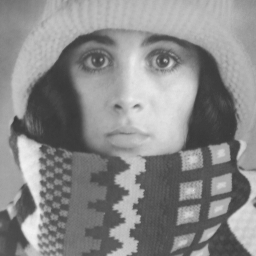
#> input picture SIP/ass1/Images/trui.png, 256 x 256 px, found by its file name
$ python main4.py
#> lines starting #> are read from the running program, lines starting #| are printed output that depends on the picture
### SIP/ass4/code/functions.py
#!/usr/bin/env python3
# -*- coding: utf-8 -*-
"""
Created on Mon Feb 25 08:46:44 2019

@author: luise
"""

"""
###############################################################################
All functions used in the 3rd Assignment:
  Fourier Transformation and Morphology
###############################################################################
"""

#import packages
import os #path
import numpy as np
import matplotlib.pyplot as plt
from scipy.fftpack import fft2, fftshift, ifft2, ifftshift
#import skimage
import matplotlib
from skimage import io
from skimage import color
from matplotlib import cm
import time
import random

"""
### FOURIER TRANSFORMATION ----------------------------------------------------
1) Write the function scale, which implements convolution with an isotropic
Gaussian kernel, parametrized by its standard deviation σ - the scale.
Apply it to trui.png for a range of scales.
"""


## 1) Convolution with an isotropic Gaussian kernel

def scale(img, N, sigma):
  """
  Filters the image with a gaussian filter. Convolution was implemented with
  fourier transformation.
  INPUT:
    - img: gray scaled image
    - N: kernel size of the filter (needs to be odd)
    - sigma: standart derivation
  OUTPUT:
    - img_filter: filtered image
  """

  size = img.shape
  img_filter = np.copy(img)
  #computing the gaussian kernel
  kernel_axis = np.arange(-N//2 +1, N//2 +1)
  xx, yy = np.meshgrid(kernel_axis, kernel_axis)
  kernel = np.exp(-(xx**2 + yy**2) / (2. * sigma**2))
  summe = np.sum(kernel)
  kernel = kernel/summe

  #convolution by convertion into frequency domain
  #fourier transformation
  img_filter_fft = fft2(img_filter)
  kernel_fft = fft2(kernel, size)
  #convolution in fourier domain = multiplication
  img_filter_fft = img_filter_fft*kernel_fft
  #transform it back
  img_filter = ifft2(img_filter_fft)

  return(np.absolute(img_filter))


def derive(img, x_ord, y_ord):                                                    #is the formula for the derivative right?!?!?!?!
  """
  Computes the derivative of an image by transfomring it into th eFourier domain
  INPUT:
    - img: image which needs to be derived
    _ x_ord, y_ord: order of the dirivative in the oriantation of each axis
  OUTPUT:
    - img_derive: derivative of the image

  """
  size = img.shape
  #fourier transformation
  img_fft = fft2(img)
  #computation derivative multiplicator
  x = np.arange(size[1])
  y = np.arange(size[0])
  xx, yy = np.meshgrid(x, y)
  kernel = (2*np.pi*1.j*xx)**x_ord/size[1] * (2*np.pi*1.j*yy)**y_ord/size[0]
  #derivative in fourier domain
  img_fft_derive = img_fft*kernel
  #transform it back
  img_derive = ifft2(img_fft_derive)

  return(np.absolute(img_derive))

### SIP/ass4/code/main4.py
#!/usr/bin/env python3
# -*- coding: utf-8 -*-
"""
Created on Mon Feb 25 08:46:04 2019

@author: luise
"""

"""
###############################################################################
          ASSIGNMENT 4 - Group
###############################################################################
"""

#import other files
import functions as fct

#import packages
import os #path
import numpy as np
import matplotlib.pyplot as plt
from scipy.fftpack import fft, fft2, fftshift, ifft2, ifftshift
#import skimage
import matplotlib
from skimage import io
from skimage import color
from matplotlib import cm
#matplotlib.rcParams['figure.figsize'] = (16,16)
#matplotlib.rcParams['figure.figsize'] = (8, 8)


script_path = os.getcwd().split('\\')[-1]
image_path = script_path +'/images/'

I_trui = np.array(io.imread(image_path + 'trui.png').astype(float))
#> I_trui: shape (256, 256) float64; min 56, max 241, mean 137.7
plt.imshow(I_trui, cmap = cm.gray)
print(I_trui.shape)
#| (256, 256)

### Fourier Transformation

# 1) Convolution with isotropic Gaussian kernel
sigma_arr = [0, 1, 2, 3, 5, 10]
N = 11

fig, ax = plt.subplots(2, 3, figsize=(9,6))
ax = ax.flatten()
for i in range(len(sigma_arr)):
  if i == 0:
    ax[i].imshow(I_trui, cm.gray)
    ax[i].axis('off')
    ax[i].set_title('original image')
  else:
    I_trui_gauss = fct.scale(I_trui, N, sigma_arr[i])
    ax[i].imshow(I_trui_gauss, cm.gray)
    ax[i].axis('off')
    ax[i].set_title('$\sigma$ = %i' %sigma_arr[i])
#> this loop made 6 passes
#> pass 2, `I_trui_gauss = fct.scale(I_trui, N, sigma_arr[i])`:
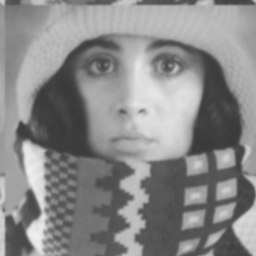
#> I_trui_gauss: shape (256, 256) float64; min 56.97, max 239, mean 137.7

fig.savefig(image_path + '1_gauss_sigma.png')
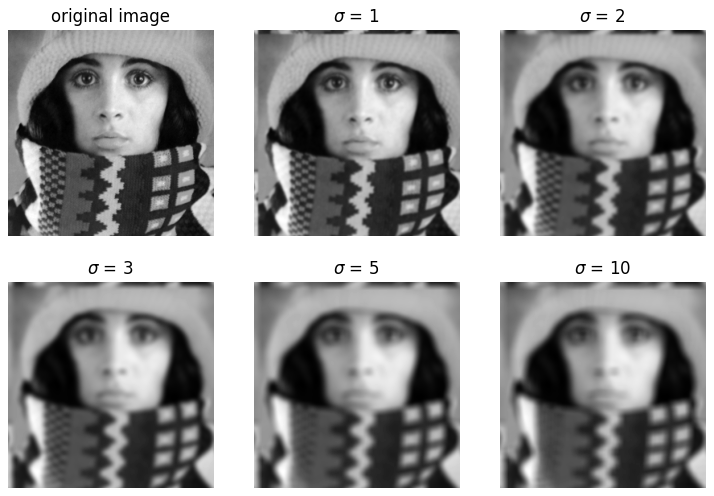
#> figure drawn by matplotlib, 6 panels


# 3) derivative of a image using FFT
I_trui_derive_x = fct.derive(I_trui, 1, 0)
#> in derive, `return(np.absolute(img_derive))`:
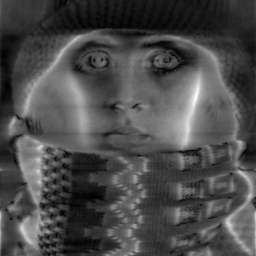
#> returned value: shape (256, 256) float64; min 0.00543, max 2.34, mean 0.698; drawn with min black and max white
I_trui_derive_y = fct.derive(I_trui, 0, 1)
#> call 2 of derive, with x_ord = 0, y_ord = 1
#> in derive (call 2), `return(np.absolute(img_derive))`:
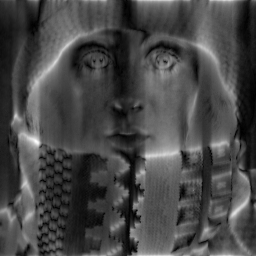
#> returned value: shape (256, 256) float64; min 0.00331, max 2.39, mean 0.679; drawn with min black and max white
I_trui_derive = fct.derive(I_trui, 1, 1)
#> call 3 of derive, with x_ord = 1, y_ord = 1
#> in derive (call 3), `return(np.absolute(img_derive))`:
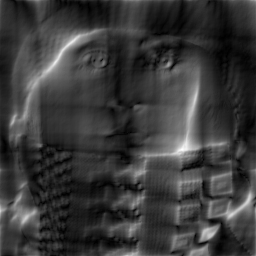
#> returned value: shape (256, 256) float64; min 3.75, max 2937.2, mean 675.5; drawn with min black and max white
fig, ax = plt.subplots(1, 4, figsize=(12,3))
ax[0].imshow(I_trui, cm.gray)
ax[0].axis('off')
ax[0].set_title('original image')
ax[1].imshow(I_trui_derive_x, cm.gray)
ax[1].axis('off')
ax[1].set_title('derivative in x')
ax[2].imshow(I_trui_derive_y, cm.gray)
ax[2].axis('off')
ax[2].set_title('derivative in y')
ax[3].imshow(I_trui_derive, cm.gray)
ax[3].axis('off')
ax[3].set_title('derivative in both')

fig.savefig(image_path + '1_derivative.png')
